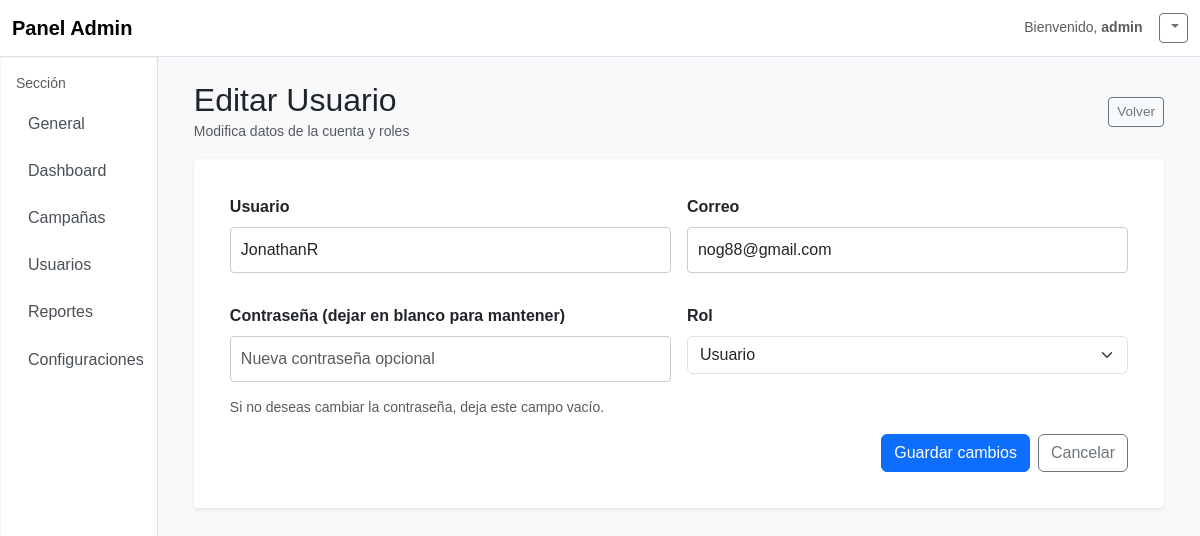
/admin/users/3/edit (signed in), run on an earlier commit of the app's database.
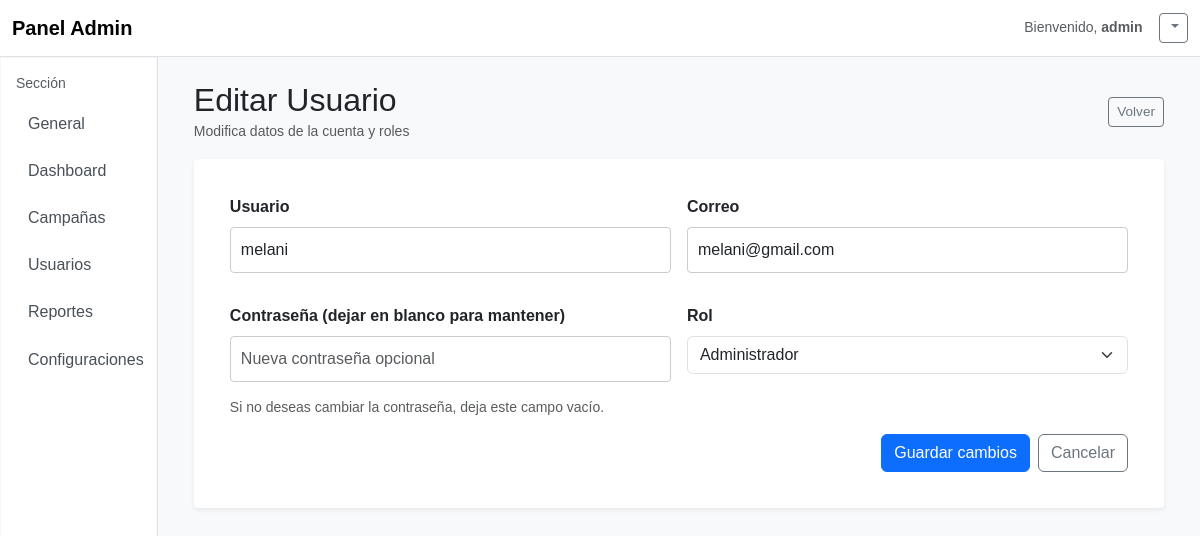
And on a later commit of the database.
### app.py (models this page shows, shortened)
class Usuario(db.Model):
    id = db.Column(db.Integer, primary_key=True)
    username = db.Column(db.String(80), unique=True, nullable=False)
    email = db.Column(db.String(120), unique=True, nullable=True)
    password_hash = db.Column(db.String(128), nullable=True)
    role = db.Column(db.String(20), default='user')

### app.py (the view, shortened to what this page needs)
@app.route('/admin/users/<int:user_id>/edit', methods=['GET', 'POST'])
def edit_user(user_id):
    if not (session.get('logged_in') and session.get('role') == 'admin'):
        flash("Acceso denegado", "error")
        return redirect(url_for('login'))
    user = Usuario.query.get_or_404(user_id)
    return render_template('admin/edit_user.html', user=user)

### app.py (called while the page is built)
@app.context_processor
def utility_processor():
    def safe_url_for(endpoint, _fallback=None, **values):
        """
        Intenta url_for(endpoint). Si falla devuelve url_for(_fallback) o '#' si no existe.
        Uso en templates: {{ safe_url_for('admin_campaigns_add', _fallback='admin_campaigns') }}
        """
        try:
            return url_for(endpoint, **values)
        except BuildError:
            if _fallback:
                try:
                    return url_for(_fallback, **values)
                except BuildError:
                    return '#'
            return '#'
    return dict(safe_url_for=safe_url_for)

### templates/admin/edit_user.html (shortened to what this page needs)
{% extends 'admin/admin.html' %}
{% block content %}
<div class="d-flex justify-content-between align-items-center mb-3">
  <div>
    <h2 class="mb-0">Editar Usuario</h2>
    <small class="text-muted">Modifica datos de la cuenta y roles</small>
  </div>
  <div>
    <a href="{{ url_for('admin_users') }}" class="btn btn-outline-secondary btn-sm">Volver</a>
  </div>
</div>
<div class="card shadow-sm">
  <div class="card-body">
    <form method="POST" action="{{ url_for('edit_user', user_id=user.id) }}" class="row g-3">
      <div class="col-12 col-md-6">
        <label for="username" class="form-label">Usuario</label>
        <input id="username" name="username" type="text" class="form-control" value="{{ user.username }}" required>
      </div>
      <div class="col-12 col-md-6">
        <label for="email" class="form-label">Correo</label>
        <input id="email" name="email" type="email" class="form-control" value="{{ user.email }}" required>
      </div>
      <div class="col-12 col-md-6">
        <label for="password" class="form-label">Contraseña (dejar en blanco para mantener)</label>
        <input id="password" name="password" type="password" class="form-control" placeholder="Nueva contraseña opcional">
        <div class="form-text">Si no deseas cambiar la contraseña, deja este campo vacío.</div>
      </div>
      <div class="col-12 col-md-6">
        <label for="role" class="form-label">Rol</label>
        <select id="role" name="role" class="form-select" required>
          <option value="user" {% if user.role != 'admin' %}selected{% endif %}>Usuario</option>
          <option value="admin" {% if user.role == 'admin' %}selected{% endif %}>Administrador</option>
        </select>
      </div>
      <div class="col-12 d-flex justify-content-end gap-2">
        <button type="submit" class="btn btn-primary">Guardar cambios</button>
        <a href="{{ url_for('admin_users') }}" class="btn btn-outline-secondary">Cancelar</a>
      </div>
    </form>
  </div>
</div>
{% endblock %}

### templates/admin/admin.html (shortened to what this page needs)
<!DOCTYPE html>
<html lang="es">
<head>
  <link href="https://cdn.jsdelivr.net/npm/bootstrap@5.3.0-alpha1/dist/css/bootstrap.min.css" rel="stylesheet">
  <link rel="stylesheet" href="{{ url_for('static', filename='css/admin.css') }}">
</head>
<body class="bg-light">
  <nav class="navbar navbar-expand-md navbar-light bg-white border-bottom">
    <div class="container-fluid">
      <a class="navbar-brand fw-bold" href="{{ url_for('admin_dashboard') }}">Panel Admin</a>
      <div class="ms-auto d-flex align-items-center gap-3">
        <span class="d-none d-md-inline text-muted small">Bienvenido, <strong>{{ session.get('username') or 'Admin' }}</strong></span>
        <div class="dropdown">
          <a class="btn btn-sm btn-outline-secondary dropdown-toggle" href="#" role="button" id="userMenu" data-bs-toggle="dropdown" aria-expanded="false">
          </a>
        </div>
      </div>
    </div>
  </nav>
  <div class="d-flex">
    <aside id="adminSidebar" class="sidebar bg-white border-end d-none d-md-block">
      <div class="p-3">
        <p class="small text-muted mb-2">Sección</p>
        <nav class="nav flex-column">
          <a class="nav-link {% if request.path == url_for('admin') %}active{% endif %}" href="{{ url_for('admin') }}">General</a>
          <a class="nav-link {% if request.path == url_for('admin_dashboard') %}active{% endif %}" href="{{ url_for('admin_dashboard') }}">Dashboard</a>
          <a class="nav-link {% if request.path == url_for('admin_campaigns') %}active{% endif %}" href="{{ url_for('admin_campaigns') }}">Campañas</a>
          <a class="nav-link {% if request.path == url_for('admin_users') %}active{% endif %}" href="{{ url_for('admin_users') }}">Usuarios</a>
          <a class="nav-link {% if request.path == url_for('admin_reports') %}active{% endif %}" href="{{ url_for('admin_reports') }}">Reportes</a>
          <a class="nav-link {% if request.path == url_for('admin_settings') %}active{% endif %}" href="{{ url_for('admin_settings') }}">Configuraciones</a>
        </nav>
      </div>
    </aside>
    <main class="flex-grow-1 p-4">
      <div class="container-fluid">
        {% block content %}{% endblock %}
      </div>
    </main>
  </div>
</body>
</html>

### static/css/admin.css (style rules this page uses)
body { font-family: Arial, sans-serif; margin: 0; padding: 0; background-color: #f4f4f4; }
a { text-decoration: none; }
.sidebar, #sidebar { width: 220px; height: calc(100vh - 60px); background-color: #000068; position: fixed; top: 60px; left: 0; padding: 0; margin: 0; overflow-y: auto; z-index: 1000; }
.sidebar { width: 220px; min-height: calc(100vh - 56px); position: sticky; top: 56px; box-shadow: 0 0 0 1px rgba(0,0,0,0.03) inset; }
.sidebar .nav-link { color: #495057; padding: 0.6rem 0.75rem; margin-bottom: 0.25rem; }
.card { border: 0; border-radius: 0.5rem; box-shadow: 0 6px 18px rgba(18,38,63,0.04); }
.btn-sm { padding: .25rem .5rem; font-size: .85rem; }
h2 { margin-bottom: 0.75rem; }
.dashboard-card, .card, .report-card { background-color: #ffffff; border-radius: 4px; padding: 20px; margin-bottom: 20px; box-shadow: 0 2px 4px rgba(0,0,0,0.1); }
form { margin-top: 20px; }
form label { display: block; margin-bottom: 8px; font-weight: bold; }
form input[type="text"], form input[type="email"], form input[type="password"], form textarea, form select { width: 100%; padding: 10px; border: 1px solid #ccc; margin-bottom: 15px; border-radius: 4px; }
form button, .btn-submit { background-color: #1A2734; color: #fff; border: none; padding: 10px 20px; border-radius: 4px; cursor: pointer; font-size: 16px; }

What changed in the data, as far as the page shows it:
changed Usuario: role (not shown) → "admin"; username "JonathanR" → "melani"; email "nog88@gmail.com" → "melani@gmail.com"; role "Usuario" → "Administrador"
Also different on the page:
{{ session.get('username') or 'Admin' }}: "admin" → (not shown)
